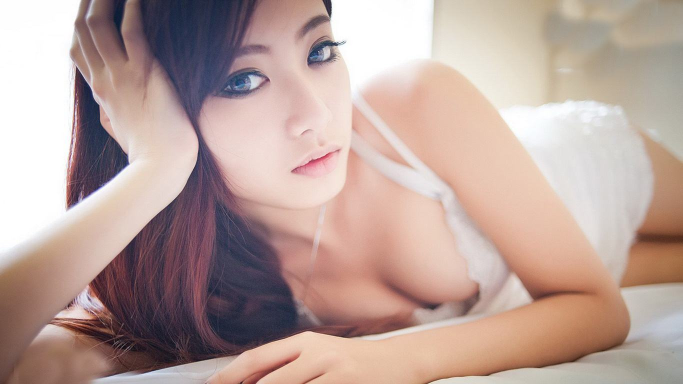
#> input picture timg.jpeg, 1366 x 768 px (shown at 1/2 size)
$ python test_scipy.py
#> lines starting #> are read from the running program, lines starting #| are printed output that depends on the picture
from PIL import Image
import numpy as np
from scipy.ndimage import filters
from pylab import *

im = np.array(Image.open('./timg.jpeg').convert('L'))
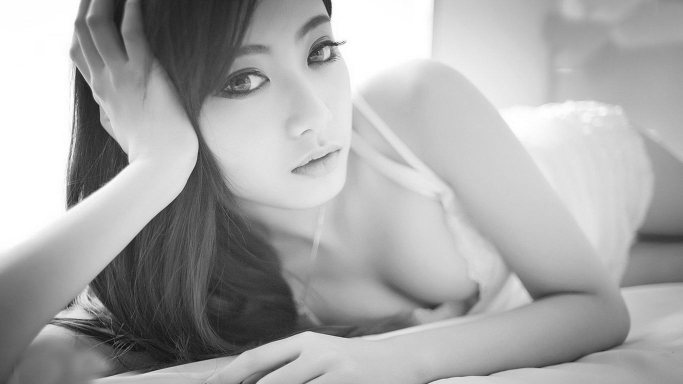
#> im: shape (768, 1366) (shown at 1/2 size); min 1, max 255, mean 168.8

# 高斯卷积核
im2 = filters.gaussian_filter(im, 5)
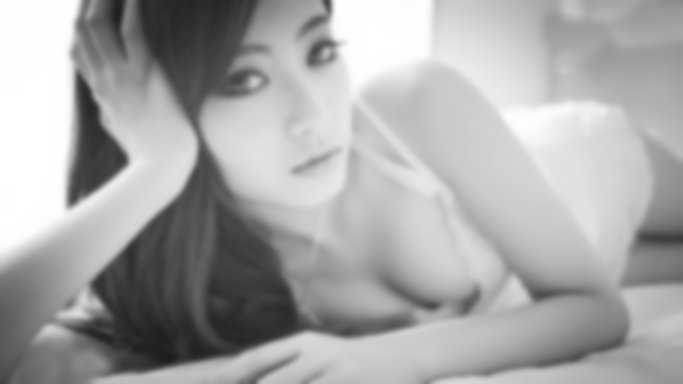
#> im2: shape (768, 1366) (shown at 1/2 size); min 29, max 255, mean 167.8

figure(1)
subplot(121)
imshow(im)
gray()

subplot(122)
imshow(im2)
gray()


# sobel滤波器，不可以调整滤波器尺寸
imx = np.zeros(im.shape)
imy = np.zeros(im.shape)

filters.sobel(im, 1, imx)
filters.sobel(im, 0, imy)

figure(2)
subplot(221)
imshow(im)
gray()

subplot(222)
imshow(255 - imx) # 为了让梯度大的地方显示黑色，所以这里作反相操作
gray()

subplot(223)
imshow(255 - imy)
gray()

subplot(224)
imshow(255 - np.uint8(np.sqrt(imx ** 2 + imy ** 2)))
gray()

# 高斯导数滤波器，可以调整滤波器尺寸
imxx = np.zeros(im.shape)
imyy = np.zeros(im.shape)

sigma = 3 # 标准差
filters.gaussian_filter(im, (sigma, sigma), (0, 1), imxx)
filters.gaussian_filter(im, (sigma, sigma), (1, 0), imyy)

figure(3)
subplot(221)
imshow(im)
gray()

subplot(222)
imshow(255 - imxx)
gray()

subplot(223)
imshow(255 - imyy)
gray()

subplot(224)
imshow(255 - np.uint8(np.sqrt(imxx ** 2 + imyy ** 2)))
gray()

show()
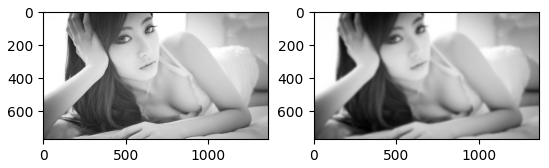
#> figure drawn by matplotlib, 2 panels
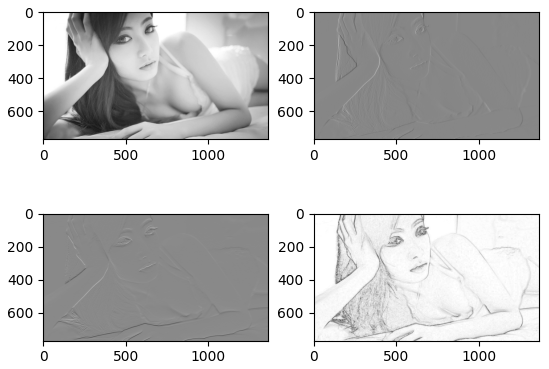
#> figure drawn by matplotlib, 4 panels
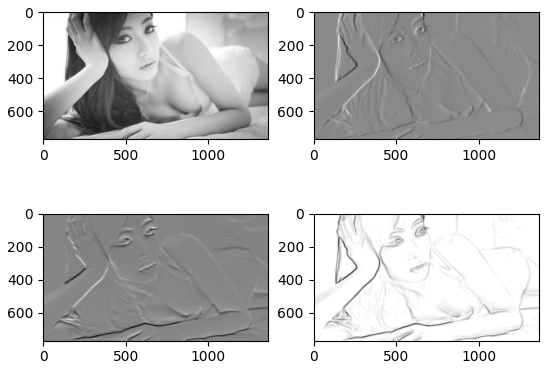
#> figure drawn by matplotlib, 4 panels
